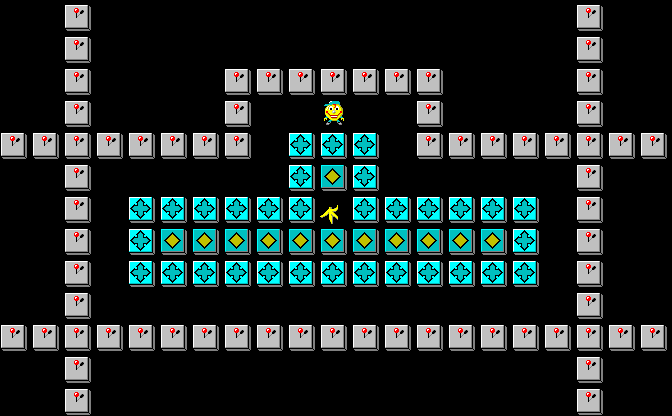

This is a level from a 2D game, rendered from its Tiled map with the project's own tilesets. A one-line summary and the complete map file follow:
An orthogonal 21x13 tile map with 32x32 px tiles, 1 tile layer (Tile Layer 1).

<map version="1.9" tiledversion="1.9.1" orientation="orthogonal" renderorder="right-down" width="21" height="13" tilewidth="32" tileheight="32" infinite="0" nextlayerid="2" nextobjectid="1">
 <tileset firstgid="1" source="banania.tsx" />
 <layer id="1" name="Tile Layer 1" width="21" height="13">
  <data encoding="csv">
0, 0, 3, 0, 0, 0, 0, 0, 0, 0, 0, 0, 0, 0, 0, 0, 0, 0, 3, 0, 0
, 0, 0, 3, 0, 0, 0, 0, 0, 0, 0, 0, 0, 0, 0, 0, 0, 0, 0, 3, 0, 0
, 0, 0, 3, 0, 0, 0, 0, 3, 3, 3, 3, 3, 3, 3, 0, 0, 0, 0, 3, 0, 0
, 0, 0, 3, 0, 0, 0, 0, 3, 0, 0, 1, 0, 0, 3, 0, 0, 0, 0, 3, 0, 0
, 3, 3, 3, 3, 3, 3, 3, 3, 0, 5, 5, 5, 0, 3, 3, 3, 3, 3, 3, 3, 3
, 0, 0, 3, 0, 0, 0, 0, 0, 0, 5, 6, 5, 0, 0, 0, 0, 0, 0, 3, 0, 0
, 0, 0, 3, 0, 5, 5, 5, 5, 5, 5, 4, 5, 5, 5, 5, 5, 5, 0, 3, 0, 0
, 0, 0, 3, 0, 5, 6, 6, 6, 6, 6, 6, 6, 6, 6, 6, 6, 5, 0, 3, 0, 0
, 0, 0, 3, 0, 5, 5, 5, 5, 5, 5, 5, 5, 5, 5, 5, 5, 5, 0, 3, 0, 0
, 0, 0, 3, 0, 0, 0, 0, 0, 0, 0, 0, 0, 0, 0, 0, 0, 0, 0, 3, 0, 0
, 3, 3, 3, 3, 3, 3, 3, 3, 3, 3, 3, 3, 3, 3, 3, 3, 3, 3, 3, 3, 3
, 0, 0, 3, 0, 0, 0, 0, 0, 0, 0, 0, 0, 0, 0, 0, 0, 0, 0, 3, 0, 0
, 0, 0, 3, 0, 0, 0, 0, 0, 0, 0, 0, 0, 0, 0, 0, 0, 0, 0, 3, 0, 0
</data>
 </layer>
</map>
